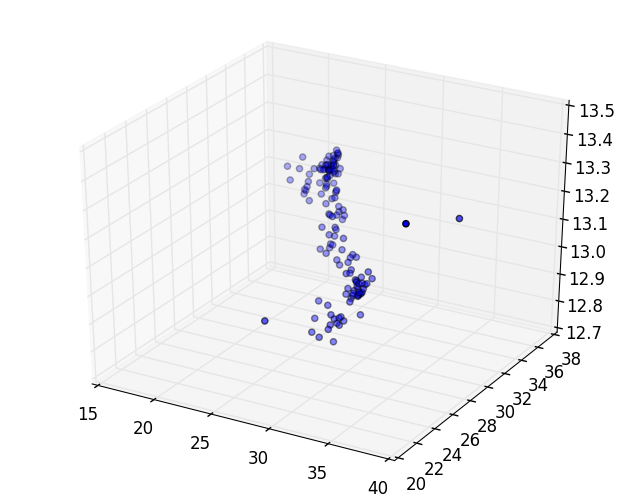

Reproduce this figure in Python.
import os
import sys
import math

import matplotlib.pyplot as plt
from mpl_toolkits.mplot3d import Axes3D

LOG_PATH = "logs-2.txt"
SEARCHSTRING = "NARF: " 
SAVENAME = "plot2"

x = []
y = []
z = []

fig = plt.figure()
ax = fig.add_subplot(111, projection='3d')

f = open(LOG_PATH, "r")
lines = f.readlines()
for line in lines:
    pos = line.index(SEARCHSTRING) + len(SEARCHSTRING)
    payload = line[pos:-2]
    # last line as no CRLF, don't care
    foo = payload.split(";")
    
    x.append(float(foo[0]))
    y.append(float(foo[1]))
    z.append(float(foo[2]))
        
ax.scatter(x, y, zs=z) #, c="r", marker="s", label="ground truth")
plt.savefig(os.path.join(".", SAVENAME + ".png"), bbox_inches='tight')
plt.show()